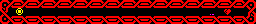

Rendered tile map (Tiled .tmx) drawn with the repository's tilesets; below, a short description and the full map source, tile grids included:
An orthogonal 32x3 tile map with 8x8 px tiles, 1 tile layer (Tile Layer 1).

<map version="1.5" tiledversion="1.6.0" orientation="orthogonal" renderorder="left-down" compressionlevel="0" width="32" height="3" tilewidth="8" tileheight="8" infinite="0" nextlayerid="2" nextobjectid="1">
 <tileset firstgid="1" name="sprites" tilewidth="8" tileheight="8" tilecount="256" columns="16">
  <image source="../gimp/tilesheet.png" trans="000000" width="128" height="128" />
 </tileset>
 <layer id="1" name="Tile Layer 1" width="32" height="3">
  <data encoding="csv">
103,104,105,106,105,106,105,106,105,106,105,106,105,106,105,106,105,106,105,106,105,106,105,106,105,106,105,106,105,106,107,108,
119,0,97,0,0,0,0,0,0,0,0,0,0,0,0,0,0,0,0,0,0,0,0,0,0,0,81,0,43,0,0,124,
135,136,137,138,137,138,137,138,137,138,137,138,137,138,137,138,137,138,137,138,137,138,137,138,137,138,137,138,137,138,139,140
</data>
 </layer>
</map>
